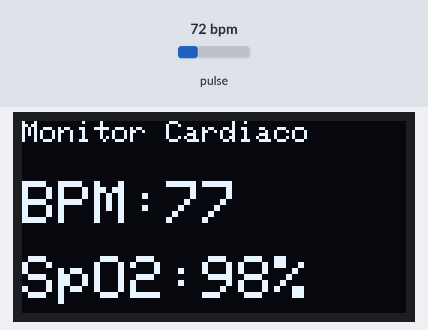
Bench run of a sketch on a simulated Arduino Uno, built with avr-gcc and run on an emulated ATmega328P. On the bench: 128×64 one-colour display. Inputs (shaded band) come from the test bench; at power-on: pulse 72 bpm. Random numbers use the default seed unless the sketch sets one.

Above: at 2.1 s.
At 3.2 s:
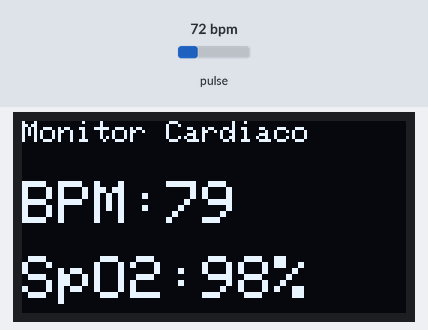
3.3 s: pulse set to 158 bpm
At 4.83 s:
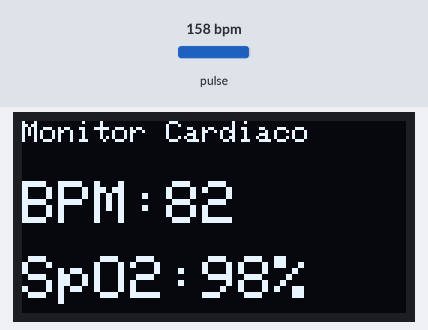
6.3 s: pulse set to 42 bpm
7.8 s: pulse set to 100 bpm
Timing chart, 0 to 10.8 s (numbered marks = the images above; inputs shaded):
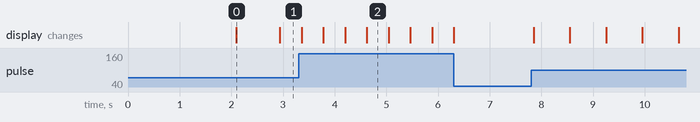

Measured:
- what the display in image 0 shows lasts 0.8 s, from 2.1 s to 2.9 s
- what the display in image 2 shows lasts 0.4 s, from 4.6 s to 5.0 s

The sketch:

Oximetro_programa__1_.ino
```cpp
#include <Wire.h>
#include "MAX30105.h"
#include "heartRate.h"

#include <Adafruit_GFX.h>
#include <Adafruit_SSD1306.h>

MAX30105 particleSensor;

#define SCREEN_WIDTH 128
#define SCREEN_HEIGHT 64

Adafruit_SSD1306 display(SCREEN_WIDTH, SCREEN_HEIGHT, &Wire, -1);

long irValue;
int bpm = 0;

void setup()
{
  Serial.begin(115200);

  // OLED
  if(!display.begin(SSD1306_SWITCHCAPVCC, 0x3C)) {
    Serial.println("OLED no encontrada");
    while(1);
  }

  display.clearDisplay();
  display.setTextColor(WHITE);

  // Sensor
  if (!particleSensor.begin(Wire, I2C_SPEED_STANDARD))
  {
    Serial.println("MAX30102 no encontrado");
    while (1);
  }

  particleSensor.setup();

  display.setTextSize(2);
  display.setCursor(10,20);
  display.println("OXIMETRO");
  display.display();

  delay(2000);
}

void loop()
{
  irValue = particleSensor.getIR();

  if (checkForBeat(irValue))
  {
    bpm = random(70,90); // simulacion simple
  }

  display.clearDisplay();

  display.setTextSize(1);
  display.setCursor(0,0);
  display.println("Monitor Cardiaco");

  display.setTextSize(2);
  display.setCursor(0,20);
  display.print("BPM:");
  display.println(bpm);

  display.setTextSize(2);
  display.setCursor(0,45);
  display.print("SpO2:");
  display.print("98%");

  display.display();

  delay(100);
}
```
